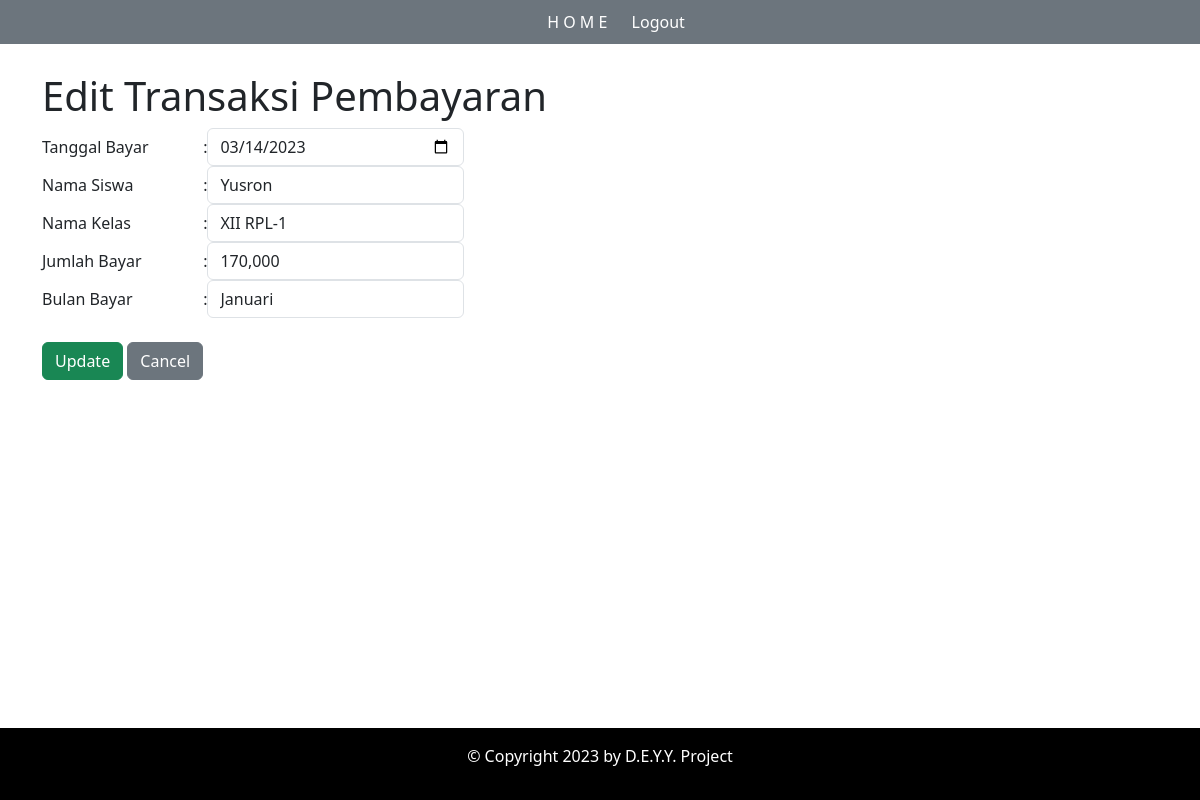
The page /PembayaranSPPSekolah/pembayaran-edit.php?id_pembayaran=165 on the database its author committed.
### tables this page shows
CREATE TABLE `tb_pembayaran` (
  `id_pembayaran` int(11) NOT NULL,
  `id_petugas` int(11) NOT NULL,
  `nisn` varchar(15) NOT NULL,
  `tgl_bayar` date NOT NULL,
  `bulan_bayar` varchar(2) NOT NULL,
  `jumlah_bayar` int(11) NOT NULL,
  `id_spp` int(11) NOT NULL
);

CREATE TABLE `tb_siswa` (
  `nisn` varchar(15) NOT NULL,
  `nis` varchar(15) NOT NULL,
  `nama` varchar(100) NOT NULL,
  `id_kelas` int(3) NOT NULL,
  `jenis_kelamin` enum('Laki-Laki','Perempuan') NOT NULL,
  `alamat` text NOT NULL,
  `no_telp` varchar(12) NOT NULL,
  `id_spp` int(11) NOT NULL,
  `total_bayar` int(11) NOT NULL
);

CREATE TABLE `tb_kelas` (
  `id_kelas` int(3) NOT NULL,
  `nama_kelas` varchar(15) NOT NULL,
  `wali_kelas` varchar(100) NOT NULL,
  `kompetensi_keahlian` text NOT NULL
);

CREATE TABLE `tb_spp` (
  `id_spp` int(11) NOT NULL,
  `tahun` int(4) NOT NULL,
  `nominal` int(11) NOT NULL
);

### PembayaranSPPSekolah/pembayaran-edit.php (the view, shortened to what this page needs)
<?php
include "koneksi.php";
$id_pembayaran = $_GET['id_pembayaran'];
$sql = "SELECT * FROM tb_pembayaran INNER JOIN tb_siswa ON tb_pembayaran.nisn = tb_siswa.nisn INNER JOIN tb_kelas on tb_siswa.id_kelas = tb_kelas.id_kelas INNER JOIN tb_spp ON tb_pembayaran.id_spp = tb_spp.id_spp WHERE tb_pembayaran.id_pembayaran = '$id_pembayaran'";
$query = mysqli_query($koneksi, $sql);
$data = mysqli_fetch_array($query);
$tgl = $data['tgl_bayar'];
$bulan_bayar = $data['bulan_bayar'];
$nama = $data['nama'];
$nama_kelas = $data['nama_kelas'];
$nominal = $data['nominal'];
?>
<!doctype html>
<html lang="en">
<head>
    <link rel="stylesheet" href="assets/css/style.css">
    <link rel="stylesheet" type="text/css" href="assets/css/bootstrap.min.css">
</head>
<body>
<?php
include "header.php";
?>
<br>
<div class="container">
    <h1 class="mt-5">Edit Transaksi Pembayaran</h1>
    <form action="pembayaran-update.php" method="post">
        <table>
            <tr>
                <td>Tanggal Bayar</td>
                <td>:</td>
                <td><input type="date" name="tgl_bayar" value="<?= $tgl; ?>" autofocus required class="form-control"></td>
            </tr>
            <tr>
                <td>Nama Siswa</td>
                <td>:</td>
                <td><input type="text" value="<?= $nama; ?>" readonly class="form-control"></td>
            </tr>
            <tr>
                <td>Nama Kelas</td>
                <td>:</td>
                <td><input type="text" value="<?= $nama_kelas; ?>" readonly class="form-control"></td>
            </tr>
            <tr>
                <td>Jumlah Bayar</td>
                <td>:</td>
                <td><input type="text" value="<?= number_format($nominal); ?>" readonly class="form-control"></td>
            </tr>
            <tr>
                <td>Bulan Bayar</td>
                <td>:</td>
                <td>
                    <select name="bulan_bayar" id="" required class="form-control">
                        <option value="01" <?php if ($bulan_bayar == "01"){echo "selected=selected";}?> >Januari</option>
                    </select>
                </td>
            </tr>
            <tr>
                <td><br><input type="submit" value="Update" class="btn btn-success"> <a href="pembayaran.php" class="btn btn-secondary">Cancel</a></td>
            </tr>
        </table>
    </form>
</div>
<footer class="text-center" style="position: fixed; right: 0; bottom: 0; left: 0; padding: 0px; background-color: black; color: white;">
    <p class="text-white p-3">&copy; Copyright 2023 by D.E.Y.Y. Project</p>
</footer>
</body>
</html>

### PembayaranSPPSekolah/assets/css/style.css (style rules this page uses)
* { margin: 0; padding: 0; }

### rows shown on the page
tb_pembayaran: tgl_bayar "03/14/2023", nisn.nama "Yusron", nama_kelas "XII RPL-1", id_spp.nominal "170,000", bulan_bayar "Januari"
